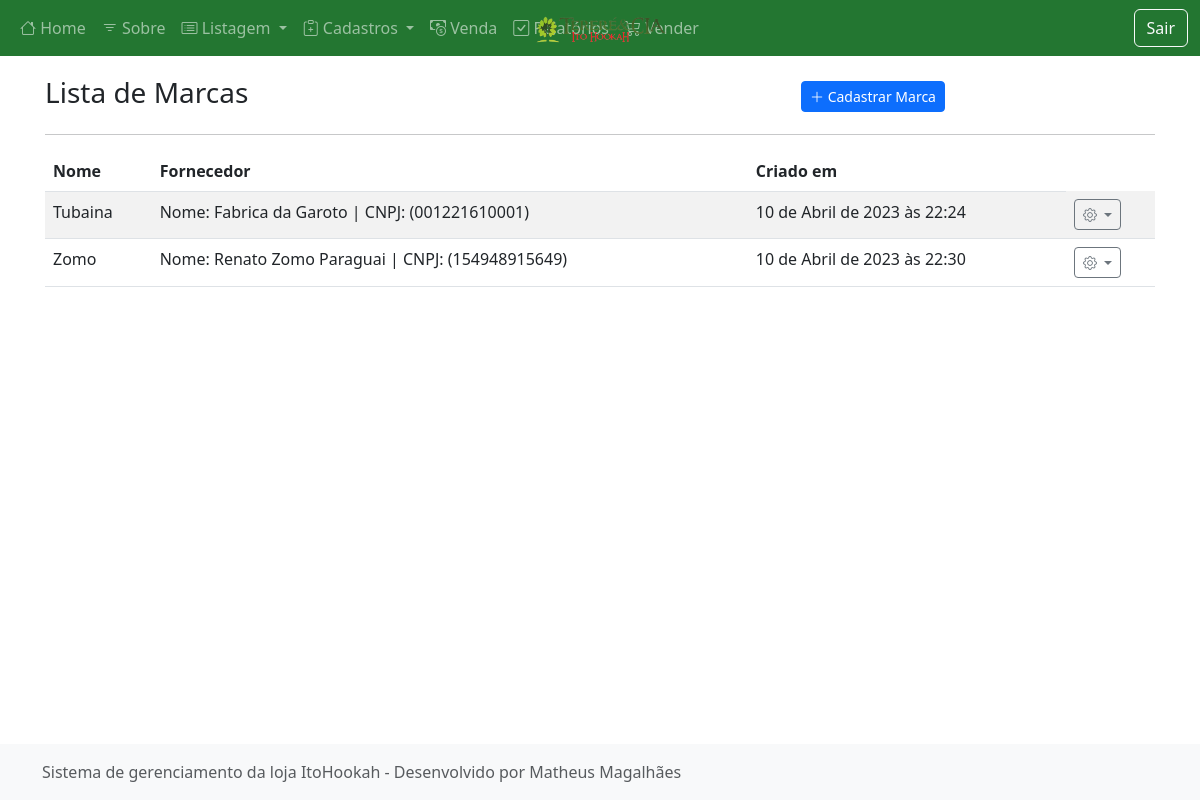
The page /listar/marca/ (signed in) on the database as committed earlier.
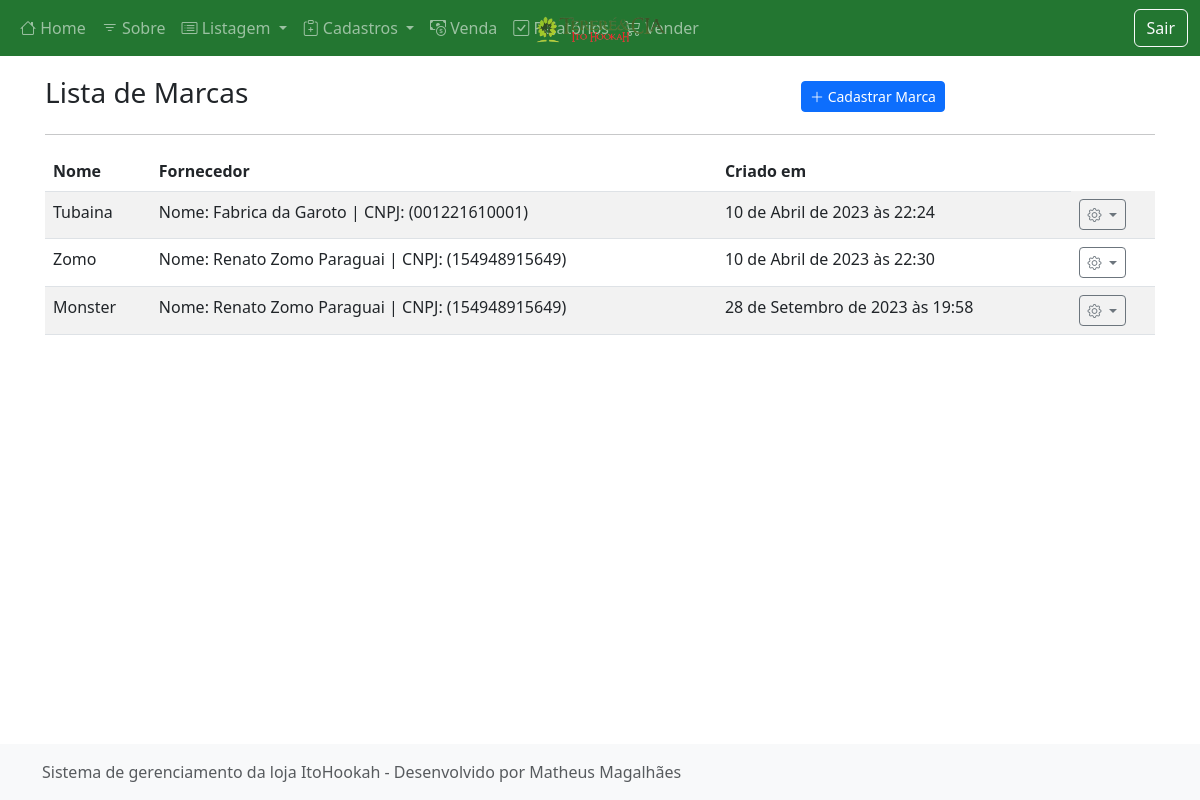
The same page on the database as committed later.
### cadastros/models.py (models this page shows, shortened)
class Marca(models.Model):
    nome = models.CharField(max_length=50)
    fornecedor = models.ForeignKey(Fornecedor, on_delete=models.PROTECT)
    cadastrado_em = models.DateTimeField(auto_now_add=True)
    atualizado_em = models.DateTimeField(auto_now=True)

class Fornecedor(models.Model):
    nome = models.CharField(max_length=50)
    telefone = models.CharField(max_length=15, verbose_name="Telefone")
    documento = models.CharField(max_length=18, help_text="Informe o CNPJ")
    cadastrado_em = models.DateTimeField(auto_now_add=True)
    atualizado_em = models.DateTimeField(auto_now=True)
    def __str__(self):
        return f"Nome: {self.nome} | CNPJ: ({self.documento})"

### cadastros/views.py (the view)
# urls.py: path("listar/marca/", MarcaList.as_view(), name="listar-marca"),
class MarcaList(LoginRequiredMixin, ListView):
    model = Marca
    template_name = "cadastros/list/marca.html"

### cadastros/templates/cadastros/list/marca.html (shortened to what this page needs)
{% extends 'paginas/modelo.html' %}
{% load static %}
{% block conteudo %}
<div class="row justify-content-center align-items-center mt-3">
    <div class="col-md-8">
        <h3 class="">Lista de Marcas</h3>
    </div>
    <div class="col-md">
        <a href="{% url 'cadastrar-marca' %}" class="btn btn-primary btn-sm">
            <i class="bi bi-plus-lg"></i>
            Cadastrar Marca
        </a>
    </div>
</div>
<hr>
<div class="table-responsive-lg">
    <table class="table table-striped">
        <thead>
            <tr>
                <th>Nome</th>
                <th>Fornecedor</th>
                <th>Criado em</th>
            </tr>
        </thead>
        <tbody>
            {% for obj in object_list %}
            <tr class="">
                <td>{{ obj.nome }}</td>
                <td>{{ obj.fornecedor }}</td>
                <td>{{ obj.cadastrado_em }}</td>
                <td>
                    <div class="dropdown">
                        <a class="btn btn-sm btn-outline-secondary dropdown-toggle" href="#" role="button"
                            data-bs-toggle="dropdown" aria-expanded="false">
                            <i class="bi bi-gear"></i>
                        </a>
                    </div>
                </td>
            </tr>
            {% empty %}
            <tr>
                <th colspan="100%">Nenhum registro encontrado.</th>
            </tr>
            {% endfor %}
        </tbody>
    </table>
</div>
{% endblock %}

Rows that differ between the two databases and show on the page:
added Marca: nome "Monster", fornecedor "Nome: Renato Zomo Paraguai | CNPJ: (154948915649)", cadastrado_em "28 de Setembro de 2023 às 19:58"
